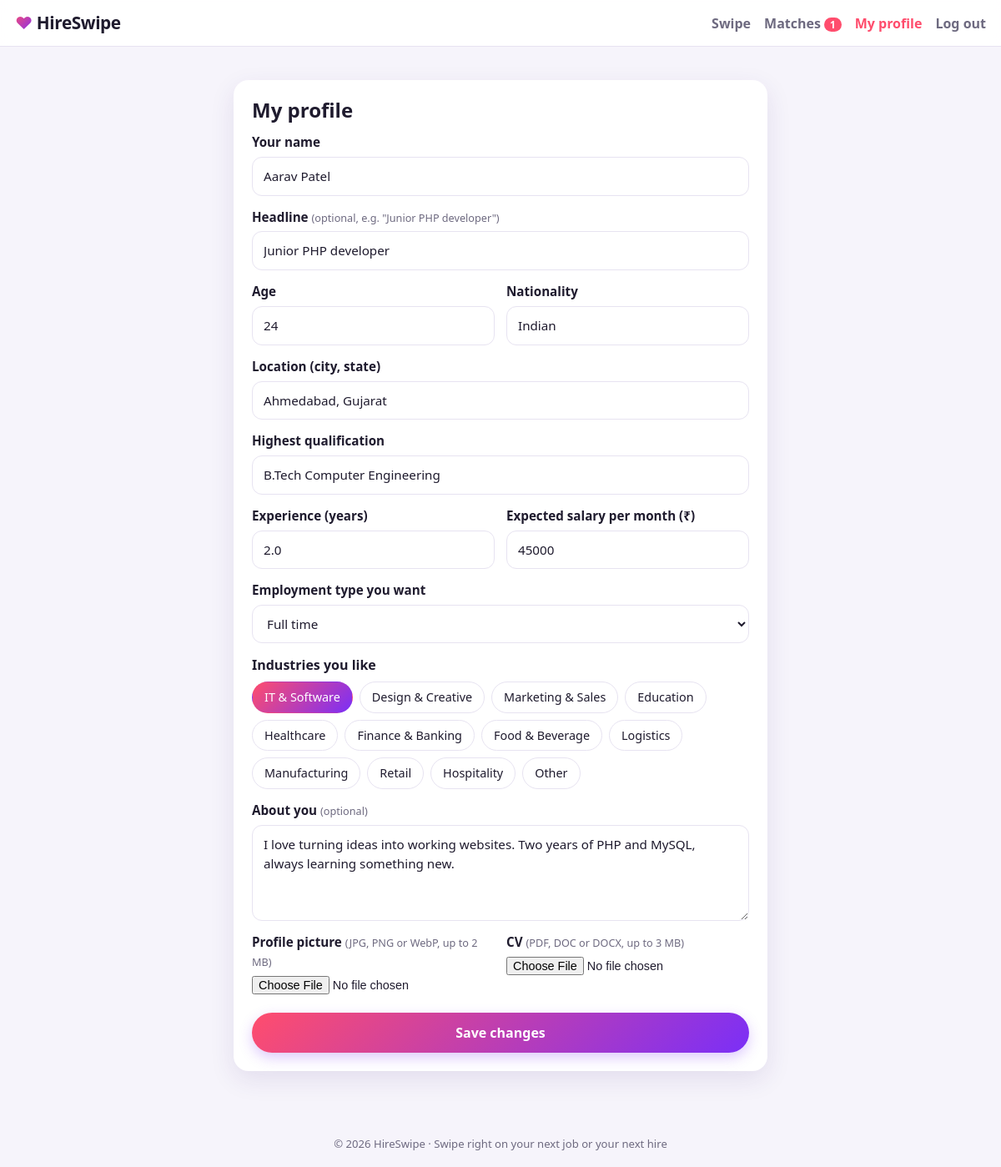
The page /profile.php (signed in) on the database its author committed.
### tables this page shows
CREATE TABLE IF NOT EXISTS users (
  id            INT UNSIGNED NOT NULL AUTO_INCREMENT,
  name          VARCHAR(100) NOT NULL,
  email         VARCHAR(190) NOT NULL,
  mobile        VARCHAR(20)  NOT NULL,
  password_hash VARCHAR(255) NOT NULL,
  role          ENUM('seeker','employer') NULL DEFAULT NULL,
  onboarded     TINYINT(1)   NOT NULL DEFAULT 0,
  created_at    TIMESTAMP    NOT NULL DEFAULT CURRENT_TIMESTAMP,
  PRIMARY KEY (id),
  UNIQUE KEY uq_users_email (email),
  UNIQUE KEY uq_users_mobile (mobile)
);

CREATE TABLE IF NOT EXISTS seeker_profiles (
  user_id          INT UNSIGNED NOT NULL,
  age              TINYINT UNSIGNED NOT NULL,
  location         VARCHAR(120) NOT NULL,
  nationality      VARCHAR(80)  NOT NULL,
  qualification    VARCHAR(150) NOT NULL,
  experience_years DECIMAL(3,1) NOT NULL DEFAULT 0,
  expected_salary  INT UNSIGNED NOT NULL DEFAULT 0,       
  employment_type  ENUM('full_time','part_time','contract','internship','freelance') NOT NULL,
  industries       VARCHAR(255) NOT NULL,                 
  headline         VARCHAR(150) NULL,
  bio              TEXT NULL,
  photo            VARCHAR(255) NULL,
  cv               VARCHAR(255) NULL,
  updated_at       TIMESTAMP NOT NULL DEFAULT CURRENT_TIMESTAMP ON UPDATE CURRENT_TIMESTAMP,
  PRIMARY KEY (user_id),
  CONSTRAINT fk_seeker_user FOREIGN KEY (user_id) REFERENCES users(id) ON DELETE CASCADE
);

### includes/bootstrap.php (called while the page is built, shortened)
<?php
function db(): PDO {
    static $pdo = null;
    if (!$pdo) {
        $pdo = new PDO(
            'mysql:host=' . DB_HOST . ';dbname=' . DB_NAME . ';charset=utf8mb4',
            DB_USER, DB_PASS,
            [
                PDO::ATTR_ERRMODE            => PDO::ERRMODE_EXCEPTION,
                PDO::ATTR_DEFAULT_FETCH_MODE => PDO::FETCH_ASSOC,
                PDO::ATTR_EMULATE_PREPARES   => false,
            ]
        );
    }
    return $pdo;
}
function e($s): string { return htmlspecialchars((string)$s, ENT_QUOTES, 'UTF-8'); }
function current_user(): ?array {
    static $u = false;
    if ($u === false) {
        $u = null;
        if (!empty($_SESSION['uid'])) {
            $s = db()->prepare('SELECT * FROM users WHERE id = ?');
            $s->execute([$_SESSION['uid']]);
            $u = $s->fetch() ?: null;
        }
    }
    return $u;
}
function require_login(): array {
    $u = current_user();
    return $u;
}

### profile.php (the view, shortened to what this page needs)
<?php
require_once __DIR__ . '/includes/bootstrap.php';
$me = require_login();
$isSeeker = $me['role'] === 'seeker';
$table = $isSeeker ? 'seeker_profiles' : 'employer_profiles';
$s = db()->prepare("SELECT * FROM $table WHERE user_id = ?");
$s->execute([$me['id']]);
$p = $s->fetch() ?: [];
$firstTime = !$me['onboarded'];
$in = $p;
$val = fn(string $k, $d = '') => e($in[$k] ?? $d);
$selInds = split_list($in['industries'] ?? '');
require __DIR__ . '/includes/header.php';
?>
<div class="card form-card wide">
  <h2><?= $firstTime ? 'Tell us about ' . ($isSeeker ? 'yourself' : 'your company') : 'My profile' ?></h2>
  <form method="post" enctype="multipart/form-data" novalidate>
    <label>Your name
      <input type="text" name="name" maxlength="100" value="<?= e($in['name'] ?? $me['name']) ?>" required>
    </label>
<?php if ($isSeeker): ?>
    <label>Headline <small>(optional, e.g. "Junior PHP developer")</small>
      <input type="text" name="headline" maxlength="150" value="<?= $val('headline') ?>">
    </label>
    <div class="grid2">
      <label>Age
        <input type="number" name="age" min="16" max="80" value="<?= $val('age') ?>" required>
      </label>
      <label>Nationality
        <input type="text" name="nationality" maxlength="80" value="<?= $val('nationality') ?>" required>
      </label>
    </div>
    <label>Location (city, state)
      <input type="text" name="location" maxlength="120" value="<?= $val('location') ?>" required>
    </label>
    <label>Highest qualification
      <input type="text" name="qualification" maxlength="150" value="<?= $val('qualification') ?>" required>
    </label>
    <div class="grid2">
      <label>Experience (years)
        <input type="number" name="experience_years" min="0" max="60" step="0.5" value="<?= $val('experience_years', '0') ?>" required>
      </label>
      <label>Expected salary per month (<?= CURRENCY ?>)
        <input type="number" name="expected_salary" min="0" step="500" value="<?= $val('expected_salary') ?>" required>
      </label>
    </div>
    <label>Employment type you want
      <select name="employment_type" required>
        <?php foreach (EMPLOYMENT_TYPES as $k => $l): ?>
          <option value="<?= $k ?>" <?= ($in['employment_type'] ?? '') === $k ? 'selected' : '' ?>><?= $l ?></option>
        <?php endforeach; ?>
      </select>
    </label>
    <fieldset>
      <legend>Industries you like</legend>
      <div class="chips">
        <?php foreach (INDUSTRIES as $ind): ?>
          <label class="chip"><input type="checkbox" name="industries[]" value="<?= e($ind) ?>" <?= in_array($ind, $selInds, true) ? 'checked' : '' ?>><span><?= e($ind) ?></span></label>
        <?php endforeach; ?>
      </div>
    </fieldset>
    <label>About you <small>(optional)</small>
      <textarea name="bio" rows="4" maxlength="1000"><?= $val('bio') ?></textarea>
    </label>
    <div class="grid2">
      <label>Profile picture <small>(JPG, PNG or WebP, up to 2 MB)</small>
        <input type="file" name="photo" accept="image/jpeg,image/png,image/webp">
      </label>
      <label>CV <small>(PDF, DOC or DOCX, up to 3 MB)</small>
        <input type="file" name="cv" accept=".pdf,.doc,.docx">
      </label>
    </div>
<?php endif; ?>
    <button class="btn btn-block"><?= $firstTime ? 'Save and start swiping' : 'Save changes' ?></button>
  </form>
</div>
<?php require __DIR__ . '/includes/footer.php'; ?>

### includes/header.php (shortened to what this page needs)
<?php
require_once __DIR__ . '/bootstrap.php';
$me = current_user();
$unread = 0;
if ($me && $me['role'] && $me['onboarded']) {
    $q = db()->prepare(
        'SELECT COUNT(*) FROM messages m JOIN matches mt ON mt.id = m.match_id
         WHERE (mt.seeker_id = ? OR mt.employer_id = ?) AND m.sender_id <> ? AND m.is_read = 0'
    );
    $q->execute([$me['id'], $me['id'], $me['id']]);
    $unread = (int)$q->fetchColumn();
}
$current = basename($_SERVER['SCRIPT_NAME']);
?>
<!DOCTYPE html>
<html lang="en">
<head>
<link rel="stylesheet" href="assets/css/style.css">
</head>
<body class="<?= e($bodyClass ?? '') ?>">
<header class="topbar">
  <a class="logo" href="<?= $me ? 'swipe.php' : 'index.php' ?>"><span class="logo-mark">♥</span> <?= APP_NAME ?></a>
  <nav>
  <?php if ($me && $me['role'] && $me['onboarded']): ?>
    <a href="swipe.php" class="<?= $current === 'swipe.php' ? 'active' : '' ?>">Swipe</a>
    <a href="matches.php" class="<?= in_array($current, ['matches.php', 'chat.php']) ? 'active' : '' ?>">Matches<?php if ($unread): ?> <span class="badge"><?= $unread ?></span><?php endif; ?></a>
    <a href="profile.php" class="<?= $current === 'profile.php' ? 'active' : '' ?>">My profile</a>
  <?php endif; ?>
  <?php if ($me): ?>
    <form method="post" action="logout.php" class="inline"><?= csrf_field() ?><button class="link-btn">Log out</button></form>
  <?php else: ?>
    <a href="login.php">Log in</a>
    <a href="register.php" class="btn btn-small">Sign up</a>
  <?php endif; ?>
  </nav>
</header>
<main class="container">

### includes/footer.php (shortened to what this page needs)
</main>
<footer class="footer">© <?= date('Y') ?> <?= APP_NAME ?> · Swipe right on your next job or your next hire</footer>
</body>
</html>

### assets/css/style.css (style rules this page uses)
:root { --brand: #ff4d6d; --brand-2: #7b2ff7; --grad: linear-gradient(135deg, #ff4d6d 0%, #7b2ff7 100%); --bg: #f6f4fb; --card: #ffffff; --text: #1f1b2e; --muted: #6e6a80; --line: #e7e3f1; --ok: #17a673; --err: #d6334c; --radius: 18px; --shadow: 0 10px 30px rgba(60, 30, 120, .10); }
* { box-sizing: border-box; }
html { -webkit-text-size-adjust: 100%; }
body { margin: 0; background: var(--bg); color: var(--text); font-family: system-ui, -apple-system, "Segoe UI", Roboto, Helvetica, Arial, sans-serif; line-height: 1.5; min-height: 100vh; display: flex; flex-direction: column; }
a { color: var(--brand-2); text-decoration: none; }
h1, h2, h3 { line-height: 1.2; margin: 0 0 .5em; }
.container { width: 100%; max-width: 760px; margin: 0 auto; padding: 20px 16px 40px; flex: 1; }
.inline { display: inline; margin: 0; }
.topbar { position: sticky; top: 0; z-index: 20; display: flex; align-items: center; justify-content: space-between; padding: 12px 18px; background: rgba(255, 255, 255, .92); backdrop-filter: blur(8px); border-bottom: 1px solid var(--line); }
.logo { font-weight: 800; font-size: 1.3rem; color: var(--text); letter-spacing: -.02em; }
.logo-mark { background: var(--grad); -webkit-background-clip: text; background-clip: text; color: transparent; }
.topbar nav { display: flex; align-items: center; gap: 16px; flex-wrap: wrap; justify-content: flex-end; }
.topbar nav a { color: var(--muted); font-weight: 600; }
.topbar nav a.active { color: var(--brand); }
.link-btn { background: none; border: 0; color: var(--muted); font: inherit; font-weight: 600; cursor: pointer; padding: 0; }
.badge { background: var(--brand); color: #fff; border-radius: 999px; font-size: .72rem; padding: 1px 7px; font-weight: 700; }
.btn { display: inline-block; border: 0; cursor: pointer; font: inherit; font-weight: 700; color: #fff; background: var(--grad); padding: 12px 22px; border-radius: 999px; text-align: center; box-shadow: 0 6px 16px rgba(123, 47, 247, .25); transition: transform .12s, box-shadow .12s; }
.btn-block { display: block; width: 100%; margin-top: 8px; }
.card { background: var(--card); border-radius: var(--radius); box-shadow: var(--shadow); padding: 22px; }
.form-card { max-width: 440px; margin: 20px auto; }
.form-card.wide { max-width: 640px; }
label { display: block; font-weight: 600; margin-bottom: 14px; font-size: .95rem; }
label small { font-weight: 400; color: var(--muted); }
input[type=text], input[type=email], input[type=tel], input[type=password], input[type=number], select, textarea { display: block; width: 100%; margin-top: 6px; padding: 11px 13px; font: inherit; font-weight: 400; border: 1.5px solid var(--line); border-radius: 12px; background: #fff; color: var(--text); }
input[type=file] { display: block; margin-top: 6px; font-size: .9rem; max-width: 100%; }
.grid2 { display: grid; grid-template-columns: 1fr 1fr; gap: 0 14px; }
fieldset { border: 0; padding: 0; margin: 0 0 14px; }
legend { font-weight: 600; margin-bottom: 8px; padding: 0; }
.chips { display: flex; flex-wrap: wrap; gap: 8px; }
.chip { margin: 0; font-weight: 500; cursor: pointer; }
.chip span { display: inline-block; padding: 7px 14px; border-radius: 999px; border: 1.5px solid var(--line); background: #fff; font-size: .9rem; }
.chip input:checked + span { background: var(--grad); color: #fff; border-color: transparent; }
.footer { text-align: center; color: var(--muted); font-size: .82rem; padding: 18px; }

### rows shown on the page
users: name "Aarav Patel"
seeker_profiles: headline "Junior PHP developer", age "24", nationality "Indian", location "Ahmedabad, Gujarat", qualification "B.Tech Computer Engineering", experience_years "2.0", expected_salary "45000", employment_type "Full time", bio "I love turning ideas into working websites. Two years of PHP and MySQL, always learning something new."

### other values the page prints
APP_NAME "HireSwipe"
$unread "1"
CURRENCY "₹"
$ind "IT & Software"
$ind "Design & Creative"
$ind "Marketing & Sales"
$ind "Education"
$ind "Healthcare"
$ind "Finance & Banking"
$ind "Food & Beverage"
$ind "Logistics"
$ind "Manufacturing"
$ind "Retail"
$ind "Hospitality"
$ind "Other"
